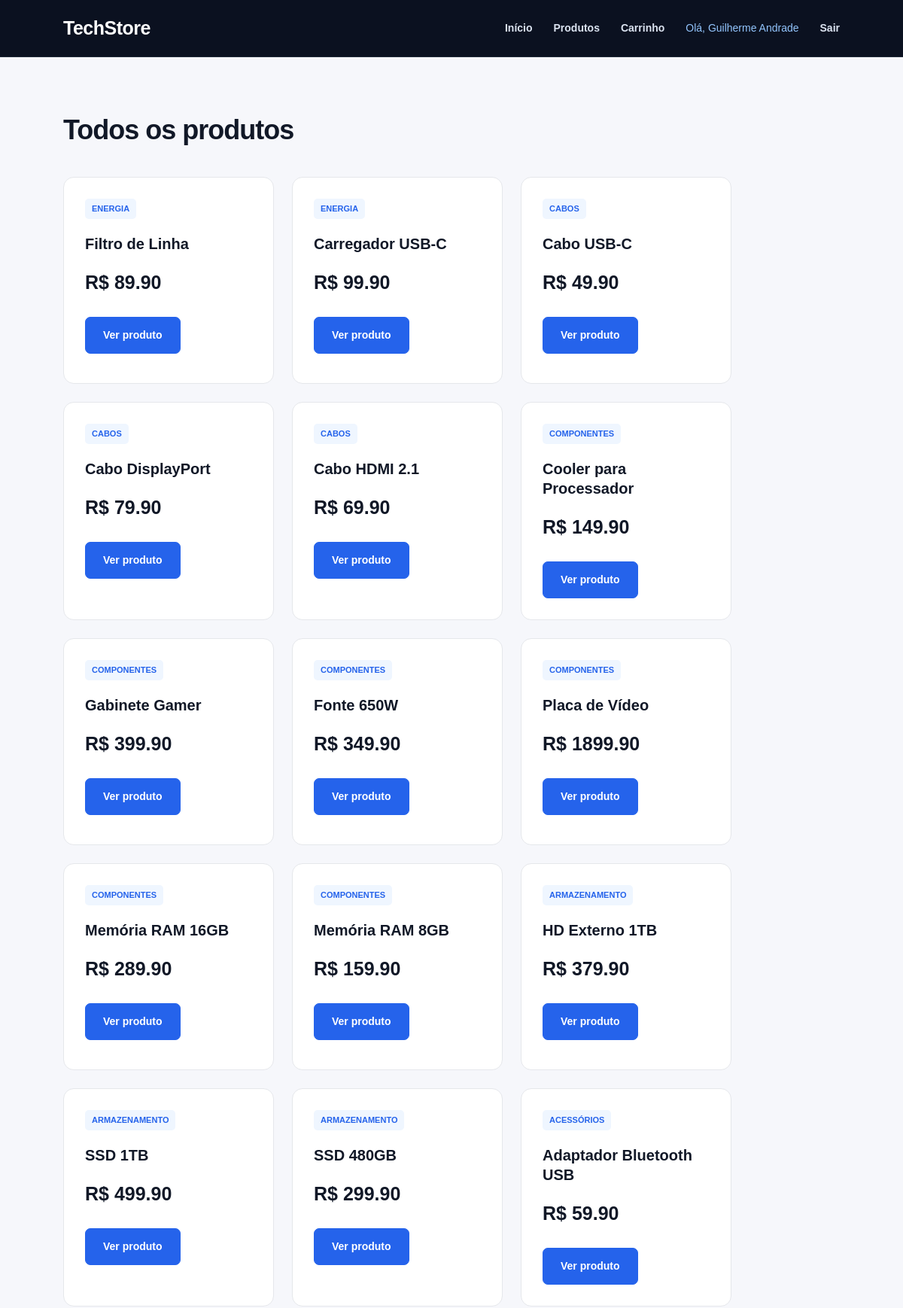
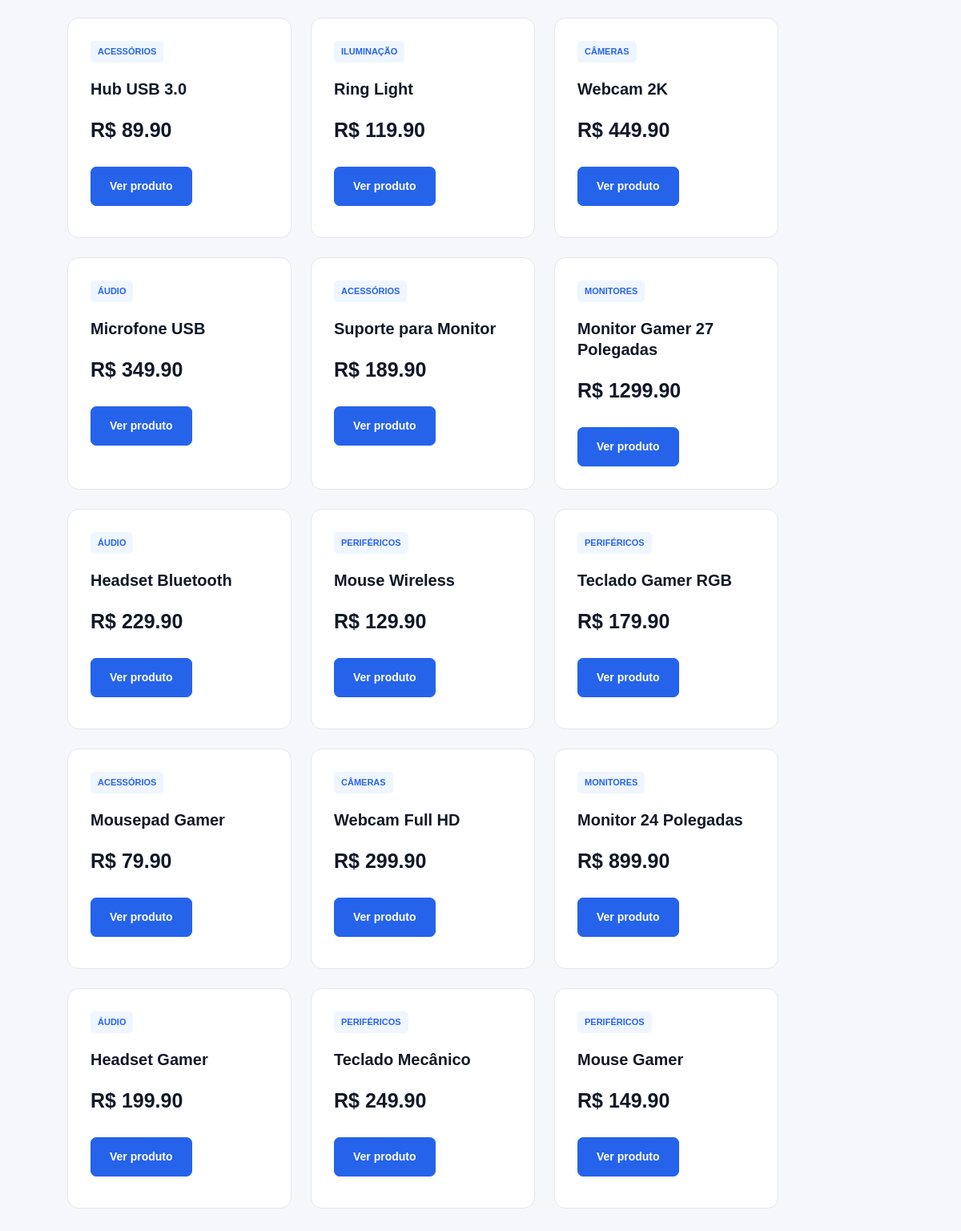
Page /produtos (signed in) on the committed database (2 pictures, top to bottom).
### tables this page shows
CREATE TABLE produtos (
    id INTEGER PRIMARY KEY AUTOINCREMENT,
    nome TEXT NOT NULL,
    preco REAL NOT NULL,
    categoria TEXT NOT NULL
);

### app.py (the view)
@app.route("/produtos")
def pagina_produtos():
    produtos = buscar_produtos()
    return render_template(
        "produtos.html",
        produtos=produtos
    )

### app.py (called while the page is built)
def conectar_banco():
    conexao = sqlite3.connect("loja.db")
    conexao.row_factory = sqlite3.Row
    return conexao

def buscar_produtos():
    conexao = conectar_banco()
    cursor = conexao.cursor()
    cursor.execute(
        "SELECT * FROM produtos ORDER BY id DESC"
    )
    produtos = cursor.fetchall()
    conexao.close()
    return produtos

### templates/produtos.html (shortened to what this page needs)
<!DOCTYPE html>
<html lang="pt-BR">
<head>
    <link
        rel="stylesheet"
        href="{{ url_for('static', filename='style.css') }}"
    >
</head>
<body>
<header>
    <h1>TechStore</h1>
    <nav>
        <a href="/">Início</a>
        <a href="/produtos">
            Produtos
        </a>
        <a href="/carrinho">
            Carrinho
        </a>
        {% if session.get("usuario_nome") %}
            <span>
                Olá, {{ session["usuario_nome"] }}
            </span>
            <a href="/logout">
                Sair
            </a>
        {% else %}
            <a href="/login">
                Entrar
            </a>
        {% endif %}
    </nav>
</header>
<main>
    <h2>Todos os produtos</h2>
    {% if produtos %}
        <div class="produtos">
            {% for produto in produtos %}
                <article class="card">
                    <span>
                        {{ produto["categoria"] }}
                    </span>
                    <h3>
                        {{ produto["nome"] }}
                    </h3>
                    <p class="preco">
                        R$ {{ "%.2f"|format(produto["preco"]) }}
                    </p>
                    <a
                        class="botao"
                        href="/produto/{{ produto['id'] }}"
                    >
                        Ver produto
                    </a>
                </article>
            {% endfor %}
        </div>
    {% endif %}
</main>
</body>
</html>

### static/style.css (style rules this page uses)
* { margin: 0; padding: 0; box-sizing: border-box; }
html { scroll-behavior: smooth; }
body { font-family: Arial, Helvetica, sans-serif; background: #f6f7fb; color: #111827; line-height: 1.5; }
a { transition: 0.2s; }
header { background: #0b1120; color: white; min-height: 76px; padding: 0 7%; display: flex; justify-content: space-between; align-items: center; border-bottom: 1px solid #1f2937; }
header h1 { font-size: 25px; letter-spacing: -0.5px; }
nav { display: flex; align-items: center; gap: 28px; }
nav a { color: #dbe3f0; text-decoration: none; font-size: 14px; font-weight: 600; }
nav span { color: #93c5fd; font-size: 14px; }
main { width: 86%; max-width: 1250px; margin: auto; padding: 70px 0; }
main > h2 { font-size: 36px; letter-spacing: -1px; margin-bottom: 35px; }
.botao { display: inline-block; background: #2563eb; color: white; text-decoration: none; padding: 13px 23px; border-radius: 7px; font-size: 14px; font-weight: bold; border: 1px solid #2563eb; }
.produtos { display: flex; flex-wrap: wrap; gap: 24px; }
.card { position: relative; background: white; width: 280px; min-height: 275px; padding: 28px; border: 1px solid #e5e7eb; border-radius: 14px; transition: 0.2s; }
.card span { display: inline-block; color: #2563eb; background: #eff6ff; padding: 5px 9px; border-radius: 5px; font-size: 11px; font-weight: bold; text-transform: uppercase; margin-bottom: 20px; }
.card h3 { font-size: 20px; line-height: 1.3; margin-bottom: 20px; }
.preco { font-size: 25px; font-weight: bold; color: #111827; margin-bottom: 22px; }
.card .botao { margin-top: 5px; }

### rows in the picture
produtos: categoria "ENERGIA", nome "Filtro de Linha", preco "89.90"
produtos: categoria "ENERGIA", nome "Carregador USB-C", preco "99.90"
produtos: categoria "CABOS", nome "Cabo USB-C", preco "49.90"
produtos: categoria "CABOS", nome "Cabo DisplayPort", preco "79.90"
produtos: categoria "CABOS", nome "Cabo HDMI 2.1", preco "69.90"
produtos: categoria "COMPONENTES", nome "Cooler para Processador", preco "149.90"
produtos: categoria "COMPONENTES", nome "Gabinete Gamer", preco "399.90"
produtos: categoria "COMPONENTES", nome "Fonte 650W", preco "349.90"
produtos: categoria "COMPONENTES", nome "Placa de Vídeo", preco "1899.90"
produtos: categoria "COMPONENTES", nome "Memória RAM 16GB", preco "289.90"
produtos: categoria "COMPONENTES", nome "Memória RAM 8GB", preco "159.90"
produtos: categoria "ARMAZENAMENTO", nome "HD Externo 1TB", preco "379.90"
produtos: categoria "ARMAZENAMENTO", nome "SSD 1TB", preco "499.90"
produtos: categoria "ARMAZENAMENTO", nome "SSD 480GB", preco "299.90"
produtos: categoria "ACESSÓRIOS", nome "Adaptador Bluetooth USB", preco "59.90"
produtos: categoria "ACESSÓRIOS", nome "Hub USB 3.0", preco "89.90"
produtos: categoria "ILUMINAÇÃO", nome "Ring Light", preco "119.90"
produtos: categoria "CÂMERAS", nome "Webcam 2K", preco "449.90"
produtos: categoria "ÁUDIO", nome "Microfone USB", preco "349.90"
produtos: categoria "ACESSÓRIOS", nome "Suporte para Monitor", preco "189.90"
produtos: categoria "MONITORES", nome "Monitor Gamer 27 Polegadas", preco "1299.90"
produtos: categoria "ÁUDIO", nome "Headset Bluetooth", preco "229.90"
produtos: categoria "PERIFÉRICOS", nome "Mouse Wireless", preco "129.90"
produtos: categoria "PERIFÉRICOS", nome "Teclado Gamer RGB", preco "179.90"
produtos: categoria "ACESSÓRIOS", nome "Mousepad Gamer", preco "79.90"
produtos: categoria "CÂMERAS", nome "Webcam Full HD", preco "299.90"
produtos: categoria "MONITORES", nome "Monitor 24 Polegadas", preco "899.90"
produtos: categoria "ÁUDIO", nome "Headset Gamer", preco "199.90"
produtos: categoria "PERIFÉRICOS", nome "Teclado Mecânico", preco "249.90"
produtos: categoria "PERIFÉRICOS", nome "Mouse Gamer", preco "149.90"

### other values in the picture
{{ session["usuario_nome"] }} "Guilherme Andrade"
